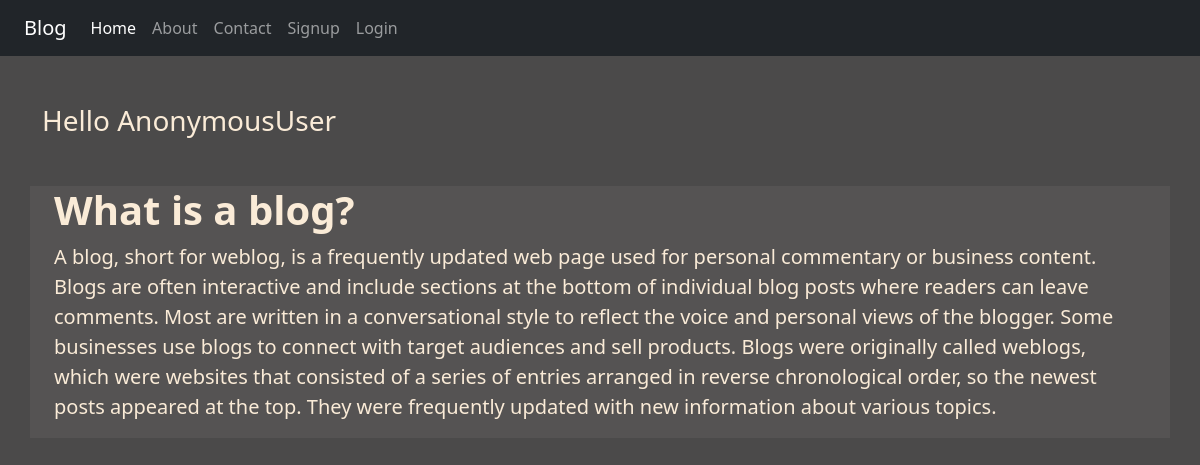
The page / on the database its author committed.
### enroll/models.py (models this page shows)
class Post(models.Model):
    tittle=models.CharField(max_length=70)
    desc=models.TextField()

### enroll/views.py (the view)
# urls.py: 2. Add a URL to urlpatterns:  path('', views.home, name='home')
def home(request):
    posts=Post.objects.all()
    return render(request,'enroll/home.html',{'posts':posts,'name':request.user})

### enroll/templates/enroll/home.html
{% extends "enroll/base.html" %}
{% load static %}
{% block content %}
    <div class="col-sm-10 ">
        <h3 class="text-start  my-5  ">Hello {{name}}</h3>
    </div>
    {% for post in posts %}
    <div class="jumbotron jumbotron-fluid jumbo-color mb-5">
        <div class="container">
          <h1 class="display-4 fw-bold  fs-1 ">{{post.tittle}}</h1>
          <p class="lead">{{post.desc}}</p>
        </div>
    </div>
    {% endfor %}
{% endblock content %}

### enroll/templates/enroll/base.html (shortened to what this page needs)
<!DOCTYPE html>
{% load static %}
<html lang="en">
<head>
    <link rel="stylesheet" href="{% static 'enroll/css/bootstrap.min.css' %}">
    <link rel="stylesheet" href="{% static 'enroll/css/all.min.css' %}">
    {% block enrollcss %}
        <link rel="stylesheet" href="{% static 'enroll/css/style1.css' %}">
    {% endblock enrollcss %}
</head>
<body>
  <div class="container-fluid bg-dark ">
    {% include 'enroll/navbar.html'  %}
  </div>
  <div class="container ">
    <div class="row">
        {% block content %}
        {% endblock content %}
    </div>
  </div>
</body>
</html>

### enroll/templates/enroll/navbar.html (shortened to what this page needs)
<nav class="navbar navbar-expand-lg navbar-dark  ">
    <div class="container-fluid">
      <a class="navbar-brand" href="#">Blog</a>
      <div class="collapse navbar-collapse" id="navbarNavAltMarkup">
        <div class="navbar-nav">
          <a class="nav-link active" aria-current="page" href="{% url 'home' %}">Home</a>
          <a class="nav-link" href="{% url 'about' %}">About</a>
          <a class="nav-link" href="{% url 'contact' %}">Contact</a>
          {% if request.user.is_authenticated %}
          <a class="nav-link" href="{% url 'dashboard' %}">Dashboard</a>
          <a class="nav-link" href="{% url 'logout' %}">Logout</a>
          {% else %}
          <a class="nav-link" href="{% url 'signup' %}">Signup</a>
          <a class="nav-link" href="{% url 'login' %}">Login</a>
          {% endif %}
        </div>
      </div>
    </div>
  </nav>

### enroll/static/enroll/css/style1.css (style rules this page uses)
body { background-color: rgb(75, 74, 74); color: antiquewhite; }
.jumbo-color { background-color: rgb(85, 83, 83); }

### rows shown on the page
Post: tittle "What is a blog?", desc "A blog, short for weblog, is a frequently updated web page used for personal commentary or business content. Blogs are often interactive and include sections at the bottom of individual blog posts where readers can leave comments. Most are written in a conversational style to reflect the voice and personal views of the blogger. Some businesses use blogs to connect with target audiences and sell products. Blogs were originally called weblogs, which were websites that consisted of a series of entries arranged in reverse chronological order, so the newest posts appeared at the top. They were frequently updated with new information about various topics."

### other values the page prints
{{ name }} "AnonymousUser"
